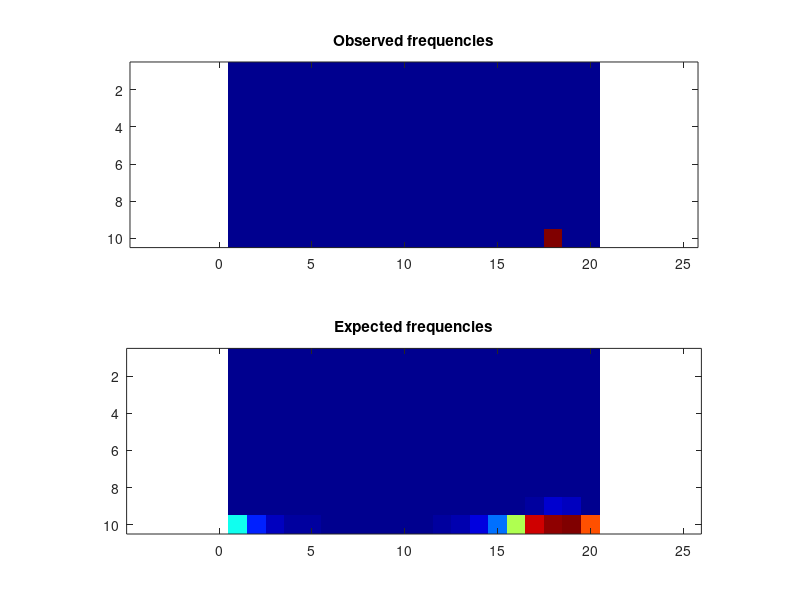

MATLAB code for this plot:
obsFrequencies = [ 0, 0, 0, 0, 0, 0, 0, 0, 0, 0, 0, 0, 0, 0, 0, 0, 0, 0, 0, 0; 0, 0, 0, 0, 0, 0, 0, 0, 0, 0, 0, 0, 0, 0, 0, 0, 0, 0, 0, 0; 0, 0, 0, 0, 0, 0, 0, 0, 0, 0, 0, 0, 0, 0, 0, 0, 0, 0, 0, 0; 0, 0, 0, 0, 0, 0, 0, 0, 0, 0, 0, 0, 0, 0, 0, 0, 0, 0, 0, 0; 0, 0, 0, 0, 0, 0, 0, 0, 0, 0, 0, 0, 0, 0, 0, 0, 0, 0, 0, 0; 0, 0, 0, 0, 0, 0, 0, 0, 0, 0, 0, 0, 0, 0, 0, 0, 0, 0, 0, 0; 0, 0, 0, 0, 0, 0, 0, 0, 0, 0, 0, 0, 0, 0, 0, 0, 0, 0, 0, 0; 0, 0, 0, 0, 0, 0, 0, 0, 0, 0, 0, 0, 0, 0, 0, 0, 0, 0, 0, 0; 0, 0, 0, 0, 0, 0, 0, 0, 0, 0, 0, 0, 0, 0, 0, 0, 0, 0, 0, 0; 0, 0, 0, 0, 0, 0, 0, 0, 0, 0, 0, 0, 0, 0, 0, 0, 0, 1e+06, 0, 0 ];
expFrequencies = [ 0, 0, 0, 0, 0, 0, 0, 0, 0, 0, 0, 0, 0, 0, 0, 0, 0, 0, 0, 0; 0, 0, 0, 0, 0, 0, 0, 0, 0, 0, 0, 0, 0, 0, 0, 0, 0, 0, 0, 0; 0, 0, 0, 0, 0, 0, 0, 0, 0, 0, 0, 0, 0, 0, 0, 0, 0, 0, 0, 0; 0, 0, 0, 0, 0, 0, 0, 0, 0, 0, 0, 0, 0, 0, 0, 1.75473e-38, 1.09133e-32, 1.48749e-30, 5.18244e-31, 1.45296e-34; 1.68907e-26, 2.45664e-33, 2.07724e-41, 0, 0, 0, 0, 0, 0, 0, 0, 0, 0, 3.52583e-38, 2.34277e-30, 2.61653e-24, 1.71894e-20, 5.59113e-19, 2.49673e-19, 9.49397e-22; 3.49573e-16, 8.53807e-21, 2.22622e-26, 2.03118e-32, 2.51531e-38, 0, 0, 0, 0, 0, 1.7044e-41, 5.3641e-36, 5.79533e-30, 4.86523e-24, 8.59949e-19, 1.0909e-14, 4.87128e-12, 6.25595e-11, 3.36186e-11, 6.38512e-13; 8.55759e-09, 5.72568e-12, 8.9603e-16, 7.28226e-20, 7.64813e-24, 2.66155e-27, 7.59048e-30, 4.22809e-31, 8.97986e-31, 5.92886e-29, 5.40004e-26, 2.8144e-22, 3.32892e-18, 3.49313e-14, 1.35466e-10, 9.36033e-08, 6.92902e-06, 4.53297e-05, 2.83588e-05, 1.62954e-06; 0.00257447, 1.86707e-05, 5.4143e-08, 1.07252e-10, 2.64705e-13, 1.51224e-15, 3.61311e-17, 6.03435e-18, 9.57161e-18, 1.32468e-16, 1.05681e-14, 2.79408e-12, 1.33298e-09, 6.18622e-07, 0.000156354, 0.0131093, 0.254748, 0.96399, 0.688621, 0.0931712; 27.2272, 1.41733, 0.0436334, 0.00112408, 3.4537e-05, 1.80323e-06, 2.21513e-07, 8.25649e-08, 1.06325e-07, 4.57232e-07, 5.44817e-06, 0.000134727, 0.00491566, 0.185178, 5.0497, 73.3621, 452.216, 1024.04, 832.769, 243.998; 6280.35, 2486.44, 999.546, 464.303, 258.661, 171.813, 133.65, 119.925, 123.232, 145.284, 198.631, 320.395, 619.507, 1426.09, 3647.14, 8717.33, 15032.9, 15944.9, 16326.1, 12762.8 ];
colormap(jet);
clf; subplot(2,1,1);
imagesc(obsFrequencies);
title('Observed frequencies');
axis equal;
subplot(2,1,2);
imagesc(expFrequencies);
axis equal;
title('Expected frequencies');
